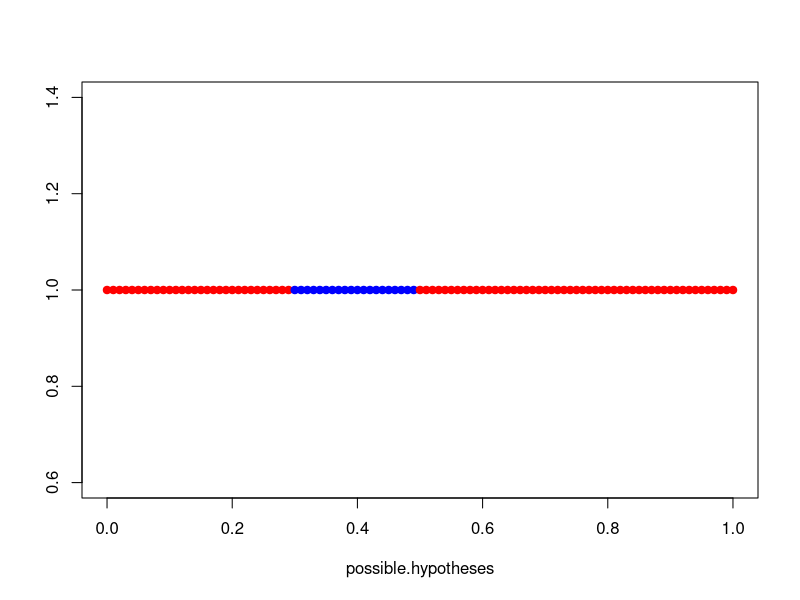

Write the R code that produced this figure. (Note: this script raises an error after producing the figure.)
## ---- chunk 1
test.hypothesis.v1 <- function(significance.level,sample.size,x.sample,probability.hypothesised){
  expected <- sample.size*probability.hypothesised;
  deviation <- abs(x.sample-expected);
  lower.bound <- expected - deviation;
  upper.bound <- expected + deviation;
  upper.bound <- ifelse( (upper.bound-floor(upper.bound)) < .Machine$double.eps, 
                         upper.bound - 1,floor(upper.bound))
  p.value <- 
    pbinom(lower.bound,sample.size,probability.hypothesised) + 
    1 - pbinom(upper.bound,sample.size,probability.hypothesised);
  return(p.value < significance.level);
}
## ---- chunk 2
get.p.value <- function(sample.size, x.sample, probability.hypothesised){
  expected <- sample.size*probability.hypothesised;
  deviation <- abs(x.sample-expected);
  lower.bound <- expected - deviation;
  upper.bound <- expected + deviation;
  upper.bound <- sapply(upper.bound, function(ub) {
    if ((ub-floor(ub)) < .Machine$double.eps) {
      return(ub - 1)
    } else {
      return(floor(ub))
    }
  })

  p.value <- 
    pbinom(lower.bound,sample.size,probability.hypothesised) + 
    1 - pbinom(upper.bound,sample.size,probability.hypothesised);
  return(p.value);
}

test.hypothesis.v2 <- function(significance.level,sample.size,x.sample,probability.hypothesised){
  p.value <- get.p.value(sample.size, x.sample,probability.hypothesised);
  #cat("p.value = ", p.value, "probability.hypothesised = ", probability.hypothesised, "x.sample = ", x.sample, "\n")
  return(p.value < significance.level);
}
## ---- chunk 3
n <- 100
p.actual <- 0.4
x <- rbinom(1, n, p.actual)
alpha <- 0.05
possible.hypotheses <- seq(from=0,to=1,by=0.01);
rejected.hypotheses <- sapply(possible.hypotheses,function(p.h){test.hypothesis.v2(alpha, n, x, p.h)})
plot(x=possible.hypotheses,
  y=rep_len(1,length(rejected.hypotheses)),
  col=c("blue","red")[rejected.hypotheses+1],
pch=19,ylab="")
## ---- chunk 4
for (exponent in 1:6) {
    n <- (10 ^ exponent)
    p <- 0.2
    p.hypothesised <- 0.3
    x <- rbinom(1, n, p)
    is.rejected <- test.hypothesis.v2(0.05, x, p.hypothesised)
    cat("n =", n, ", p =", p, ", x =", x, ", X = ", x/n, ", rejected =", is.rejected, "\n")
}
## ---- chunk 5
for (p in seq(0.1, 0.9, by = 0.1)) {
    n <- 1000
    p.hypothesised <- 0.5
    x <- rbinom(1, n, p)
    #p.value <- get.pval.for.hypothesis.binom(x, p.hypothesised)
    is.rejected <- test.hypothesis(0.05, n, x, p.hypothesised)
    cat("n =", n, ", p =", p, ", x =", x, ", X = ", x/n, ", rejected =", is.rejected, "\n")
}
## ---- chunk 6
for (p.hypothesised in seq(0, 1, by = 0.1)) {
    n <- 1000
    p <- 0.2
    x <- rbinom(1, n, p)
    #p.value <- get.pval.for.hypothesis.binom(x, p.hypothesised)
    is.rejected <- test.hypothesis(0.05, n, x, p.hypothesised)
    cat("n =", n, ", p.hypothesised =", p.hypothesised, ", p =", p, ", x =", x, ", X = ", x/n, ", rejected =", is.rejected, "\n")
}
